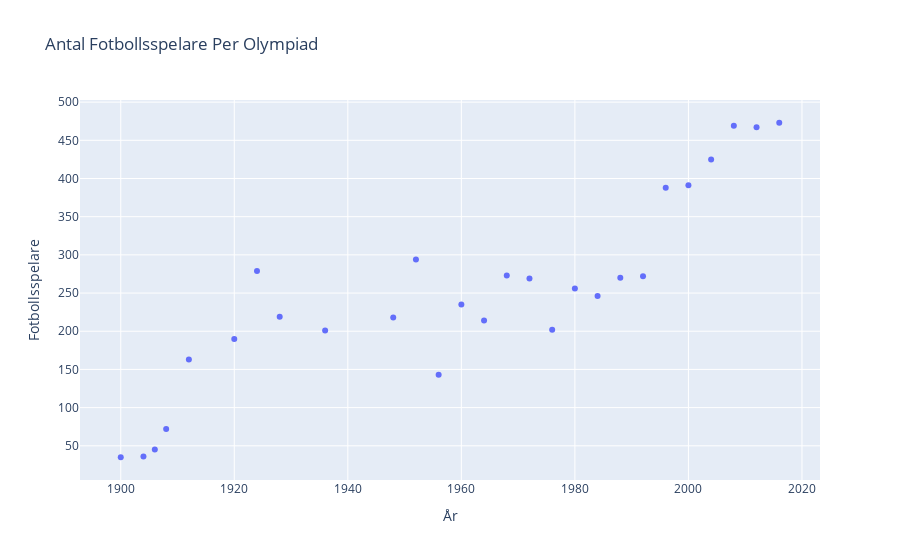

This figure's notebook cell:
### Code cell
football_df = athlete_events[(athlete_events['Sport'] == "Football")]

tmp = football_df.groupby(['Year', 'City'])['Season'].value_counts()
football_df = pd.DataFrame(data={'Athlets': tmp.values}, index=tmp.index).reset_index()

fig = px.scatter(football_df,
        x='Year',
        y='Athlets',
        title='Antal Fotbollsspelare Per Olympiad',
        labels={'Athlets': 'Fotbollsspelare',
                'Year': 'År'}
        
)

fig.show()

### Figure 1 — Plotly figure (JSON) as saved in the notebook; plotly's stock layout.template omitted (floating-point values rounded to 4 significant figures)
{"data": [{"hovertemplate": "År=%{x}<br>Fotbollsspelare=%{y}<extra></extra>", "legendgroup": "", "marker": {"color": "#636efa", "symbol": "circle"}, "mode": "markers", "name": "", "orientation": "v", "showlegend": false, "type": "scatter", "x": [1900, 1904, 1906, 1908, 1912, 1920, 1924, 1928, 1936, 1948, 1952, 1956, 1960, 1964, 1968, 1972, 1976, 1980, 1984, 1988, 1992, 1996, 2000, 2004, 2008, 2012, 2016], "xaxis": "x", "y": [35, 36, 45, 72, 163, 190, 279, 219, 201, 218, 294, 143, 235, 214, 273, 269, 202, 256, 246, 270, 272, 388, 391, 425, 469, 467, 473], "yaxis": "y"}], "layout": {"legend": {"tracegroupgap": 0}, "title": {"text": "Antal Fotbollsspelare Per Olympiad"}, "xaxis": {"anchor": "y", "domain": [0, 1], "title": {"text": "År"}}, "yaxis": {"anchor": "x", "domain": [0, 1], "title": {"text": "Fotbollsspelare"}}}}
